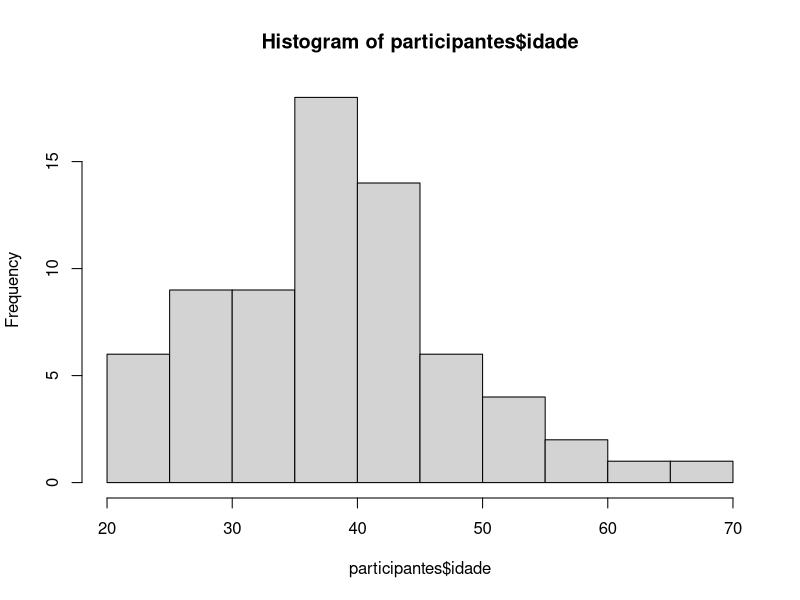

The R script that drew this image:
options(repos = "http://cran-r.c3sl.ufpr.br/")
# sessionInfo()
# dados <- read.csv("dados.csv")
participantes <- read.csv("participantes.csv")

# head(participantes, 5)


# install.packages("dplyr")
# library(dplyr)



# c(arrange(unique(select(participantes,idade)), idade))

# chooseCRANmirror()

# install.packages("glue")
# library(glue)

print("Distribuição de frequências para variáveis qualitativas - Q1")
table(participantes$Q1)


print("Distribuição (percentual) de frequências para variáveis qualitativas - Q1")
# prop.table(table(participantes$Q1)) * 100


dist_freq_qualitativas <- cbind(freq = table(participantes$Q1), percent = prop.table(table(participantes$Q1)) * 100)

colnames(dist_freq_qualitativas) <- c("Frequencia", "Porcentagem (%)")
dist_freq_qualitativas


frequencia <- table(participantes$Q1, participantes$idade)

rownames(frequencia) <- c('Q10', 'Q11', 'Q12', 'Q13', 'Q14', 'Q15')


frequencia <- cbind(frequencia)
frequencia



# print("Media da idade dos participantes")

# mediaIdade <- tapply(participantes$idade, list(participantes$Q1, participantes$Q2, participantes$Q3), mean)
# mediaIdade


print ("Faixas etarias")
classes <- c(min(participantes$idade),30,40,50,60, max(participantes$idade))
labels <- c('Ate 30 anos', 'Entre 31 e 40 anos', 'Entre 41 e 50 anos', 'Entre 51 e 60 anos', 'Acima de 60 anos')

frequencia <- table (cut(
    x = participantes$idade,
    breaks = classes,
    labels = labels,
    include.lowest = TRUE
))
frequencia

n <- nrow(participantes)

k <- 1 + (10/3) * log10(n)

k <- round(k)
print("K redondo")
k
frequencia <- table (cut(
    x = participantes$idade,
    breaks = k,
    
    include.lowest = TRUE
))
frequencia

percentual <- prop.table(frequencia) * 100

print ("Distribuicao de frequencia quantitativas amplitude fixa")
dist_freq_quantitativas_amplitude_fixa <- cbind('Frequencia' = frequencia, 'Porcentagem (%)' = percentual)
dist_freq_quantitativas_amplitude_fixa


hist(participantes$idade)
plot.new()